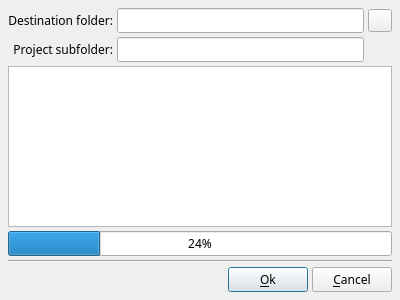
<?xml version="1.0" encoding="UTF-8"?>
<ui version="4.0">
 <class>DlgExportProject</class>
 <widget class="QDialog" name="DlgExportProject">
  <property name="geometry">
   <rect>
    <x>0</x>
    <y>0</y>
    <width>400</width>
    <height>300</height>
   </rect>
  </property>
  <property name="font">
   <font>
    <family>Sans Serif</family>
    <pointsize>9</pointsize>
   </font>
  </property>
  <property name="windowTitle">
   <string>Export project</string>
  </property>
  <layout class="QVBoxLayout" name="verticalLayout">
   <property name="spacing">
    <number>4</number>
   </property>
   <property name="leftMargin">
    <number>8</number>
   </property>
   <property name="topMargin">
    <number>8</number>
   </property>
   <property name="rightMargin">
    <number>8</number>
   </property>
   <property name="bottomMargin">
    <number>8</number>
   </property>
   <item>
    <layout class="QGridLayout" name="gridLayout">
     <property name="leftMargin">
      <number>0</number>
     </property>
     <property name="topMargin">
      <number>0</number>
     </property>
     <property name="rightMargin">
      <number>0</number>
     </property>
     <property name="bottomMargin">
      <number>0</number>
     </property>
     <item row="0" column="1">
      <widget class="QLineEdit" name="DestinationPathED"/>
     </item>
     <item row="0" column="2">
      <widget class="QToolButton" name="DestinationPathBT">
       <property name="toolTip">
        <string>Click on this button to select graphically a destination folder.</string>
       </property>
       <property name="text">
        <string notr="true"/>
       </property>
       <property name="icon">
        <iconset resource="../../../RSCffDiaporama.qrc">
         <normaloff>:/img/FolderOpen.png</normaloff>:/img/FolderOpen.png</iconset>
       </property>
      </widget>
     </item>
     <item row="0" column="0">
      <widget class="QLabel" name="label">
       <property name="text">
        <string>Destination folder:</string>
       </property>
       <property name="alignment">
        <set>Qt::AlignRight|Qt::AlignTrailing|Qt::AlignVCenter</set>
       </property>
      </widget>
     </item>
     <item row="1" column="0">
      <widget class="QLabel" name="label_2">
       <property name="text">
        <string>Project subfolder:</string>
       </property>
       <property name="alignment">
        <set>Qt::AlignRight|Qt::AlignTrailing|Qt::AlignVCenter</set>
       </property>
      </widget>
     </item>
     <item row="1" column="1">
      <widget class="QLineEdit" name="ProjectSubfolderED"/>
     </item>
    </layout>
   </item>
   <item>
    <widget class="QTableWidget" name="Table">
     <property name="editTriggers">
      <set>QAbstractItemView::NoEditTriggers</set>
     </property>
     <property name="showDropIndicator" stdset="0">
      <bool>false</bool>
     </property>
     <property name="dragDropOverwriteMode">
      <bool>false</bool>
     </property>
     <property name="selectionMode">
      <enum>QAbstractItemView::SingleSelection</enum>
     </property>
     <property name="selectionBehavior">
      <enum>QAbstractItemView::SelectRows</enum>
     </property>
     <property name="wordWrap">
      <bool>false</bool>
     </property>
     <property name="cornerButtonEnabled">
      <bool>false</bool>
     </property>
     <attribute name="verticalHeaderVisible">
      <bool>false</bool>
     </attribute>
    </widget>
   </item>
   <item>
    <widget class="QProgressBar" name="ProgressBar">
     <property name="value">
      <number>24</number>
     </property>
     <property name="alignment">
      <set>Qt::AlignCenter</set>
     </property>
    </widget>
   </item>
   <item>
    <widget class="Line" name="line">
     <property name="orientation">
      <enum>Qt::Horizontal</enum>
     </property>
    </widget>
   </item>
   <item>
    <layout class="QHBoxLayout" name="horizontalLayout_2">
     <property name="spacing">
      <number>4</number>
     </property>
     <item>
      <widget class="QLabel" name="HelpTT">
       <property name="toolTip">
        <string>This dialog box allows you to export the project and all ressources used by the project to a folder</string>
       </property>
       <property name="text">
        <string notr="true"/>
       </property>
       <property name="textFormat">
        <enum>Qt::AutoText</enum>
       </property>
       <property name="pixmap">
        <pixmap resource="../../../RSCffDiaporama.qrc">:/img/help.png</pixmap>
       </property>
      </widget>
     </item>
     <item>
      <spacer name="horizontalSpacer_7">
       <property name="orientation">
        <enum>Qt::Horizontal</enum>
       </property>
       <property name="sizeHint" stdset="0">
        <size>
         <width>40</width>
         <height>20</height>
        </size>
       </property>
      </spacer>
     </item>
     <item>
      <widget class="QPushButton" name="OkBt">
       <property name="toolTip">
        <string>Start export process</string>
       </property>
       <property name="text">
        <string>&amp;Ok</string>
       </property>
       <property name="icon">
        <iconset resource="../../../RSCffDiaporama.qrc">
         <normaloff>:/img/action_ok.png</normaloff>:/img/action_ok.png</iconset>
       </property>
      </widget>
     </item>
     <item>
      <widget class="QPushButton" name="CancelBt">
       <property name="toolTip">
        <string>Abort export operation and exit dialog box</string>
       </property>
       <property name="text">
        <string>&amp;Cancel</string>
       </property>
       <property name="icon">
        <iconset resource="../../../RSCffDiaporama.qrc">
         <normaloff>:/img/action_cancel.png</normaloff>:/img/action_cancel.png</iconset>
       </property>
      </widget>
     </item>
    </layout>
   </item>
  </layout>
 </widget>
 <tabstops>
  <tabstop>DestinationPathED</tabstop>
  <tabstop>DestinationPathBT</tabstop>
  <tabstop>ProjectSubfolderED</tabstop>
  <tabstop>Table</tabstop>
  <tabstop>OkBt</tabstop>
  <tabstop>CancelBt</tabstop>
 </tabstops>
 <resources>
  <include location="../../../RSCffDiaporama.qrc"/>
 </resources>
 <connections/>
</ui>
